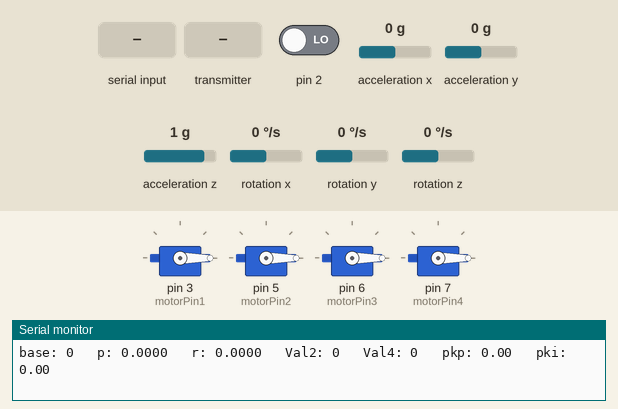
This sketch was run on a simulated Arduino Mega 2560, built with avr-gcc and run on an emulated ATmega2560. Shown: 4 × servo, the last lines printed to the serial monitor. Inputs (shaded band) come from the test bench; at power-on: acceleration x 0 g, pin 2 LOW, acceleration y 0 g, acceleration z 1 g, rotation x 0 °/s, rotation y 0 °/s, rotation z 0 °/s. The sensor or clock chip raises its interrupt line as the real part does; no radio packets arrive unless stated.

Above: at 2.7 s.
2.8 s: "1024\n" received over Serial
At 3.1 s:
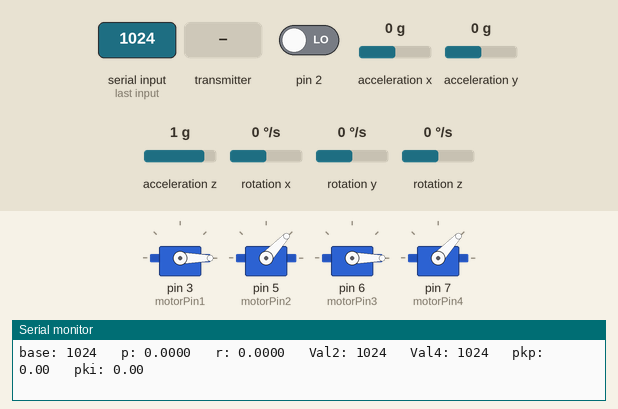
5.3 s: acceleration x set to -1.4 g
8.3 s: the transmitter starts sending got_time = 256
11.3 s: "999\n" received over Serial
At 12.1 s:
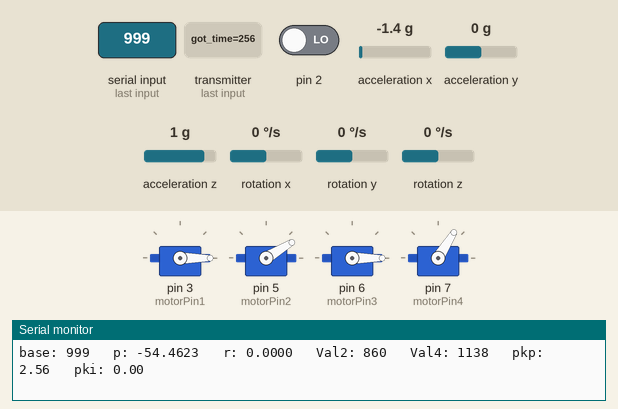
13.8 s: "1024\n" received over Serial
At 16.0 s:
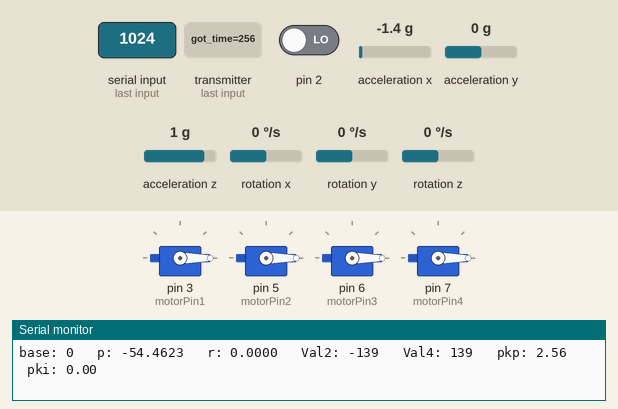
16.3 s: acceleration x set to -0.8 g
Timing chart, 0 to 19.3 s (numbered marks = the images above; inputs shaded):
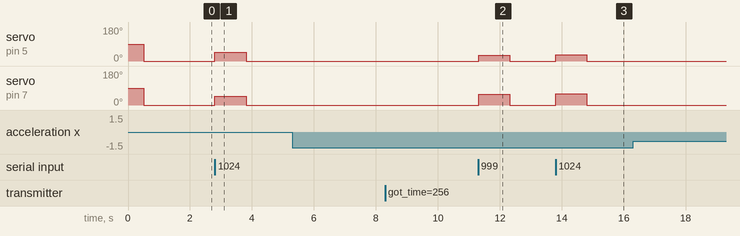

The sketch:

Quadcopter_Code_Final_Draft_for_MEGA.ino
```cpp
// PID library
#include <PID_v1.h>

//gain values for the roll
double rki = 0;
double rkd = 0;
double rkp = 0;

//assign pin numbers to the motors
int motorPin1 = 3;
int motorPin2 = 5;
int motorPin3 = 6;
int motorPin4 = 7;

//set PID sample time (in milliseconds)
int sampleTime = 10;

//set PID output limits
int outputLimit = 400;

//gain values for the pitch
double pki = 0;
double pkd = 0;
double pkp = 0;

//input for the pitch and roll PID
double pIn = 0;
double rIn = 0;

//output from the pitch and roll PID
double rOut = 0;
double pOut = 0;

//setpoint for the quadcopter (0 degrees because we want the quadcopter to be stable)
double rSet = 0;
double pSet = 0;

//create PID objects for roll and pitch
PID roll(&rIn, &rOut, &rSet, rkp, rki, rkd, DIRECT);
PID pitch(&pIn, &pOut, &pSet, pkp, pki, pkd, DIRECT);

//variable stores the
long kvals = 0;

//final values for pitch and roll
int pFinal = 0;
int rFinal = 0;

//set base value for the motors
int base = 0;

//include servo library
#include <Servo.h>;

//create servo objects for the four motors
Servo s1, s2, s3, s4;

//values that go to each motor
int val1 = 0;
int val2 = 0;
int val3 = 0;
int val4 = 0;

//startup
int start = 1;

//radio libraries
#include <SPI.h>
#include <nRF24L01.h>
#include <RF24.h>

//define the radio pins
#define CE_PIN 9
#define CSN_PIN 53

//transmit pipe
const uint64_t pipe = 0xE8E8F0F0E1LL;

//define radio object
RF24 radio(CE_PIN, CSN_PIN);

//gyro libraries
#include "I2Cdev.h"
#include "MPU6050_6Axis_MotionApps20.h"

// Arduino Wire library is required if I2Cdev I2CDEV_ARDUINO_WIRE implementation
// is used in I2Cdev.h
#if I2CDEV_IMPLEMENTATION == I2CDEV_ARDUINO_WIRE
#include "Wire.h"
#endif

//create gyro object
MPU6050 mpu;

// MPU control/status vars
bool dmpReady = false;  // set true if DMP init was successful
uint8_t mpuIntStatus;   // holds actual interrupt status byte from MPU
uint8_t devStatus;      // return status after each device operation (0 = success, !0 = error)
uint16_t packetSize;    // expected DMP packet size (default is 42 bytes)
uint16_t fifoCount;     // count of all bytes currently in FIFO
uint8_t fifoBuffer[64]; // FIFO storage buffer

// orientation/motion vars
Quaternion q;           // [w, x, y, z]         quaternion container
VectorInt16 aa;         // [x, y, z]            accel sensor measurements
VectorInt16 aaReal;     // [x, y, z]            gravity-free accel sensor measurements
VectorInt16 aaWorld;    // [x, y, z]            world-frame accel sensor measurements
VectorFloat gravity;    // [x, y, z]            gravity vector
float euler[3];         // [psi, theta, phi]    Euler angle container
float ypr[3];           // [yaw, pitch, roll]   yaw/pitch/roll container and gravity vector

//interrupt pin
volatile bool mpuInterrupt = false;

void dmpDataReady() {
  mpuInterrupt = true;
}

void setup() {

  //attach the servo objects
  s1.attach(motorPin1);
  s2.attach(motorPin2);
  s3.attach(motorPin3);
  s4.attach(motorPin4);

  //initialize radio
  radio.begin();
  radio.openReadingPipe(1, pipe);
  radio.startListening();;


  // join I2C bus (I2Cdev library doesn't do this automatically)
#if I2CDEV_IMPLEMENTATION == I2CDEV_ARDUINO_WIRE
  Wire.begin();
  TWBR = 24; // 400kHz I2C clock (200kHz if CPU is 8MHz)
#elif I2CDEV_IMPLEMENTATION == I2CDEV_BUILTIN_FASTWIRE
  Fastwire::setup(400, true);
#endif

  // initialize serial communication
  Serial.begin(115200);

  // initialize gyro
  mpu.initialize();

  //empty buffer
  while (Serial.available() && Serial.read());

  // load the DMP
  devStatus = mpu.dmpInitialize();

  //set the gyro offsets
  mpu.setXGyroOffset(114);
  mpu.setYGyroOffset(32);
  mpu.setZGyroOffset(22);
  mpu.setZAccelOffset(1812);

  // make sure it worked (returns 0 if so)
  if (devStatus == 0) {

    // turn on the DMP, now that it's ready
    mpu.setDMPEnabled(true);

    // enable Arduino interrupt detection
    attachInterrupt(0, dmpDataReady, RISING);

    //get the interrupt status
    mpuIntStatus = mpu.getIntStatus();

    // set our DMP Ready flag so the main loop() function knows it's okay to use it
    dmpReady = true;

    // get expected DMP packet size for later comparison
    packetSize = mpu.dmpGetFIFOPacketSize();


  }

  //make PID update automatically
  roll.SetMode(AUTOMATIC);
  pitch.SetMode(AUTOMATIC);

  //set limits to the outputs
  roll.SetOutputLimits(-outputLimit, outputLimit);
  pitch.SetOutputLimits(-outputLimit, outputLimit);

  //update every 10 milliseconds
  roll.SetSampleTime(sampleTime);
  pitch.SetSampleTime(sampleTime);

  //initialize motors by sending them to 0
  s1.write(0);
  s2.write(0);
  s3.write(0);
  s4.write(0);

  //stop for a second
  delay(1000);

}


void loop() {
  // if programming failed, don't try to do anything
  if (!dmpReady) return;


  // wait for MPU interrupt or extra packet(s) available
  while (!mpuInterrupt && fifoCount < packetSize) {


  }

  // reset interrupt flag and get INT_STATUS byte
  mpuInterrupt = false;
  mpuIntStatus = mpu.getIntStatus();

  // get current FIFO count
  fifoCount = mpu.getFIFOCount();

  // check for overflow
  if ((mpuIntStatus & 0x10) || fifoCount == 1024) {

    // reset fifo buffer
    mpu.resetFIFO();
    Serial.println(F("FIFO overflow!"));

    // otherwise, check for DMP data ready interrupt
  } else if (mpuIntStatus & 0x02) {

    // wait for correct available data length, should be a VERY short wait
    while (fifoCount < packetSize) fifoCount = mpu.getFIFOCount();

    // read a packet from FIFO
    mpu.getFIFOBytes(fifoBuffer, packetSize);

    // track FIFO count here in case there is > 1 packet available
    // (this lets us immediately read more without waiting for an interrupt)
    fifoCount -= packetSize;


    //get orientation values from gyro
    mpu.dmpGetQuaternion(&q, fifoBuffer);
    mpu.dmpGetGravity(&gravity, &q);
    mpu.dmpGetYawPitchRoll(ypr, &q, &gravity);

    //read values from the radio
    radioRead();

    //turn angles into degrees for PID
    pIn = (ypr[1] * 180 / M_PI);
    rIn = (ypr[2] * 180 / M_PI);


    //compute PID values
    roll.Compute();
    pitch.Compute();

    //get motor values from the computer. For debugging
    if (Serial.available()) {

      //get speed value
      int baseRead = Serial.parseInt();

      if(baseRead < 2000) {
          //set it to the base
          base = baseRead;
      }
    }

    //make final pitch and roll values
    pFinal = (int)pOut;
    rFinal = (int)rOut;


    // negative roll forward, positive roll backward, negative pitch right, positive pitch left
    val1 = base - rFinal;
    val2 = base - pFinal;
    val3 = base + rFinal;
    val4 = base + pFinal;

    //turn motors 2 and 4 off for tuning
    s1.write(0);
    s3.write(0);

    //send values to motors 1 and 3
    //s1.writeMicroseconds(val1);
    s2.writeMicroseconds(val2);
    //s3.writeMicroseconds(val3);
    s4.writeMicroseconds(val4);

    //debug statements
    Serial.print("base: ");
    Serial.print(base);
   /* Serial.print("\t y: ");
    Serial.print(ypr[0] * 180 / M_PI, 4);*/
    Serial.print("\t p: ");
    Serial.print(ypr[1] * 180 / M_PI, 4);
    Serial.print("\t r: ");
    Serial.print(ypr[2] * 180 / M_PI, 4);
    /*Serial.print("Val1: ");
    Serial.print(val1);*/
     Serial.print("\t Val2: ");
     Serial.print(val2);
    // Serial.print("\t Val3: ");
     //Serial.print(val3);
     Serial.print("\t Val4: ");
     Serial.print(val4);
    Serial.print("\t pkp: ");
    Serial.print(pkp);
    Serial.print("\t pki: ");
    Serial.println(pki);
    /*Serial.print("\t pkd: ");
    Serial.println(pkd);*/


  }
}

//safety button loop, if 999 code is received, turn quadcopter off
void endProgram() {

  //indicate to the user that the endProgram() method has been called
  Serial.println("Program stopped!");

  //get quadcopter stuck in this loops
  while (true) {

  }
}

//for reading values from the radio
void radioRead() {

  //the radio has information available
  if (radio.available()) {

    // Dump the payloads until we've gotten everything
    unsigned long got_time;

    bool done = false;


    // Fetch the payload, and see if this was the last one.
    done = radio.read( &got_time, sizeof(unsigned long) );

    //store what the radio received in the kvals variable
    kvals = got_time;

    //pull the PID gain values from the received long
    pkd = kvals / 1000000;
    kvals = kvals - (pkd * 1000000);

    pki = kvals / 1000;
    kvals = kvals - (pki * 1000);

    pkp = kvals;
    kvals = kvals - pkp;


    //if the kill code is received...
    if (pkp == 999) {

      //turn off all motors
      val1 = 0;
      val2 = 0;
      val3 = 0;
      val4 = 0;
      s1.write(val1);
      s2.write(val2);
      s3.write(val3);
      s4.write(val4);

      //end program function, get stuck in a while loop
      endProgram();

    }

    //adjust the gain values to create decimals
    pkp = pkp / 100;
    pki = pki / 100;
    pkd = pkd / 100;

    //set the gain values for the pitch and roll PID object
    pitch.SetTunings(pkp, pki, pkd);
    roll.SetTunings(pkp, pki, pkd);

  }


}
```

Measured:
- after the input at 2.8 s, servo on pin 5 (motorPin2), servo on pin 7 (motorPin4): 0° → 47° at once, → 0° 1.0 s later
- after the input at 11.3 s, servo on pin 5 (motorPin2): 0° → 31° at once, → 0° 1.0 s later; servo on pin 7 (motorPin4): 0° → 58° at once, → 0° 1.0 s later
- after the input at 13.8 s, servo on pin 5 (motorPin2): 0° → 33° at once, → 0° 1.0 s later; servo on pin 7 (motorPin4): 0° → 60° at once, → 0° 1.0 s later
